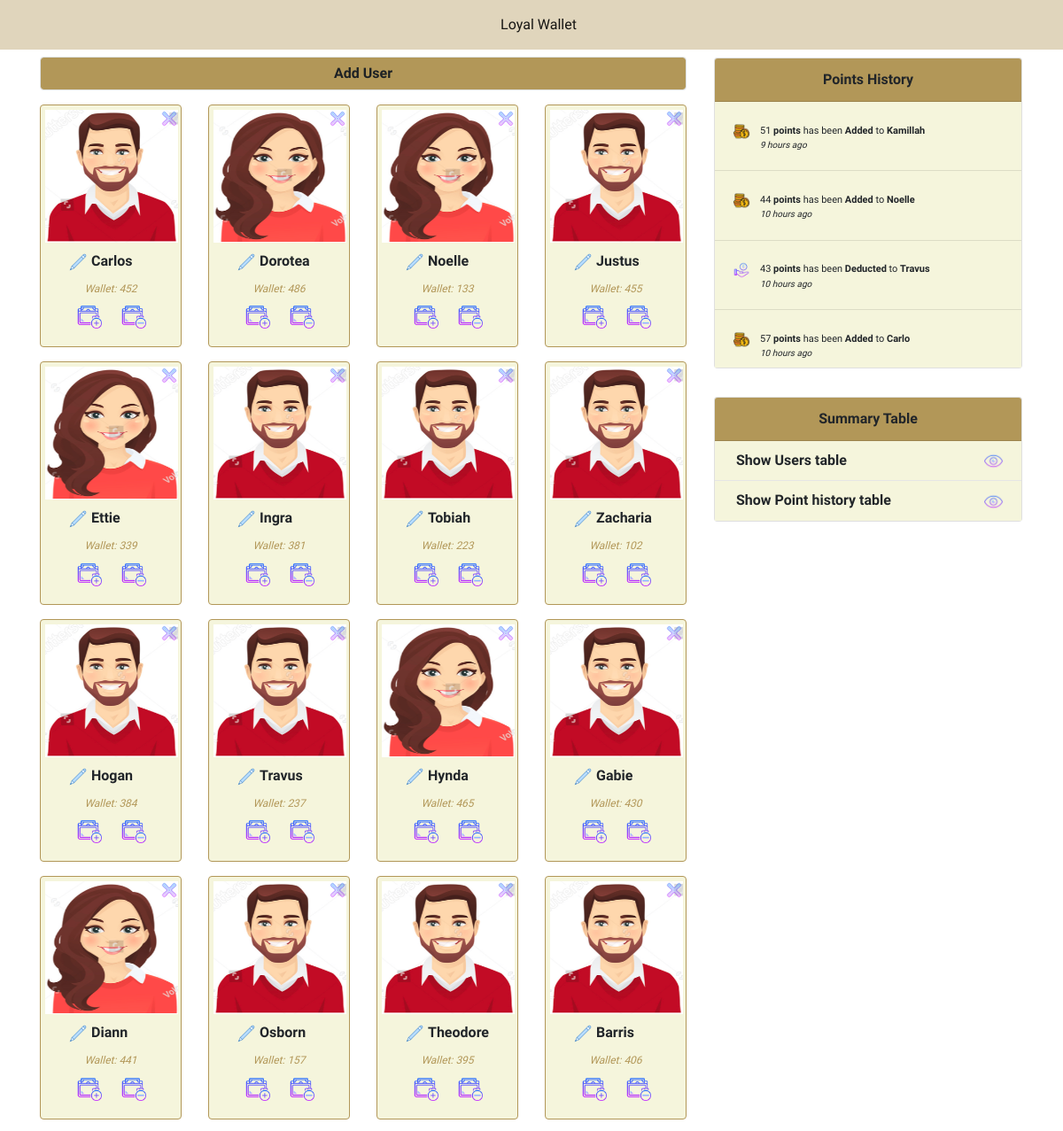
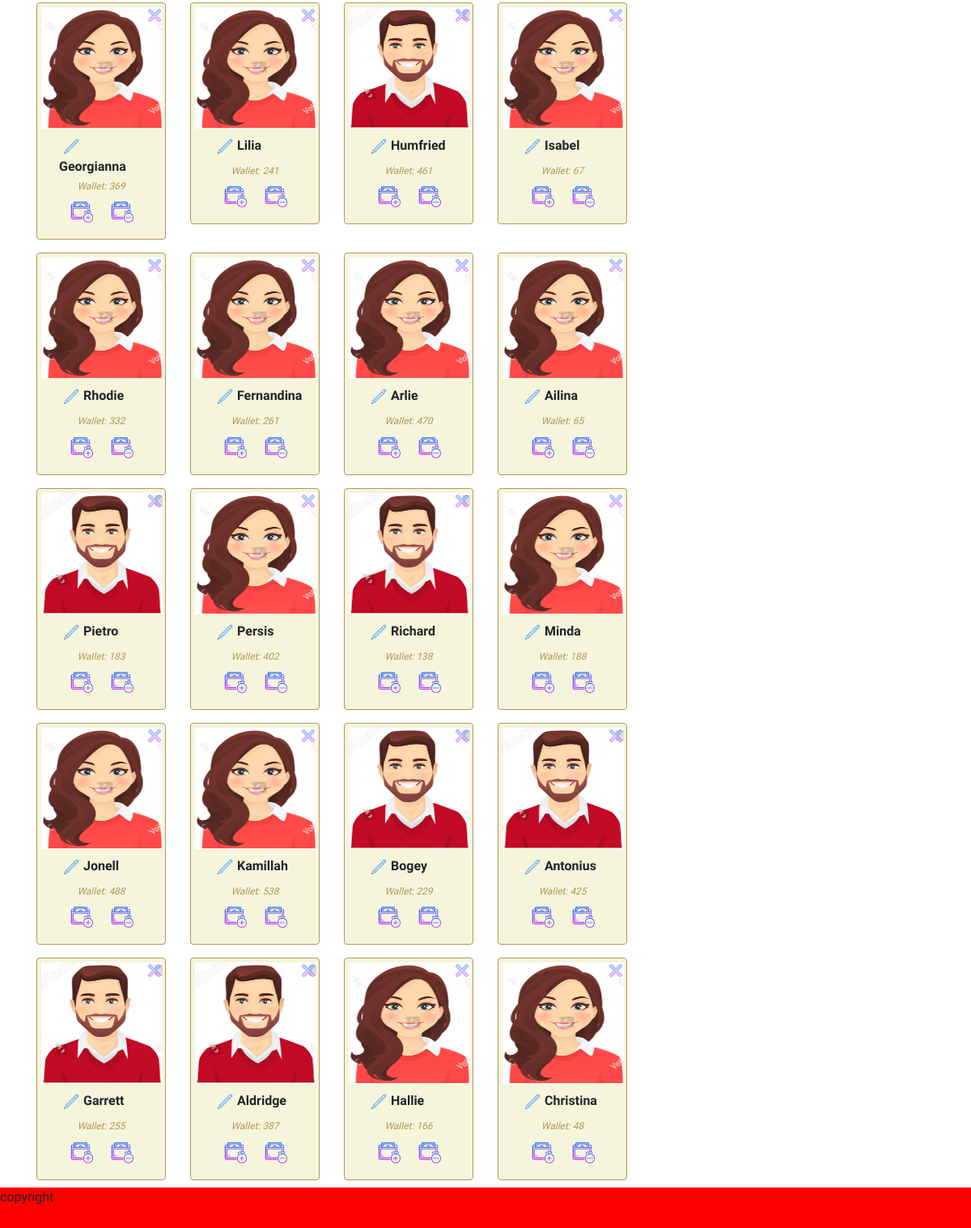
The app's page /views/user.php with its own data (2 pictures, top to bottom).
### tables this page shows
CREATE TABLE `users` (
  `user_id` int(11) NOT NULL,
  `first_name` varchar(50) DEFAULT NULL,
  `last_name` varchar(50) DEFAULT NULL,
  `sex` varchar(50) DEFAULT NULL,
  `remaining_points` int(11) DEFAULT NULL
);

CREATE TABLE `points_history` (
  `points_id` int(11) NOT NULL,
  `user_id` int(11) NOT NULL,
  `username` varchar(50) NOT NULL,
  `added_points` int(11) NOT NULL,
  `deducted_points` int(11) NOT NULL,
  `remarks` varchar(50) NOT NULL,
  `created_at` datetime NOT NULL
);

### model/Classes/ConnectDb.php (called while the page is built, shortened)
<?php
	Class ConnectDb {
		public function dbConnection() {
			$this->con = mysqli_connect("localhost", "root", "", "pointsystem");
			return $this->con;
		}
	}
?>

### model/Classes/CrudUser.php (the view, shortened to what this page needs)
<?php
	Class CrudUser {
		private $list_of_employees;
		private $points_history;
		public function __construct() {
			$connection = new ConnectDb();
			$this->con = $connection->dbConnection();
			$this->list_of_employees = mysqli_query($this->con, "SELECT * FROM users ORDER BY user_id DESC");
			$this->points_history = mysqli_query($this->con, "SELECT * FROM points_history ORDER BY points_id DESC");
		}
		public function getModal() {
			foreach($this->list_of_employees as $index => $emp) {
				?>
					</div>
					</div>
				<?php
			}
			return;
		}
				?>
				<?php
		public function getEmployeeCard() {
			foreach ($this->list_of_employees as $index => $emp) {
				?>
					<div class="col-lg-3">
						<div class="card card_user my-2" style="width: 10rem;">
						<div class="del_user delete" data-id="<?php echo $emp['user_id'] ?>">
							<img class="img_card_custom" src="../assets/img/icons/deluser.png" data-toggle="tooltip" title="Tap to delete this user" height="20" width="20" alt="Card image cap">
						</div>
							<?php
								if($emp['sex']=='Male') {
									?>
										<img class="img_card_custom" src="../assets/img/icons/malecasual.png" height="150" width="150" alt="Card image cap">
									<?php
								} else {
									?>
										<img class="img_card_custom" src="../assets/img/icons/femalecorp.png" height="150" width="150" alt="Card image cap">
									<?php
								}
							?>
							<div class="card-body">
								<h6 style="margin-top: -18px; margin-left:7px;"><img data-toggle="tooltip" title="Click to edit user" data-id="<?php echo $emp['user_id'] ?>" class="img_card_custom edit_user edit" src="../assets/img/icons/edituser.png" height="20" width="20" alt="Card image cap"><strong><?php echo $emp['first_name'] ?></strong></h6>
								<h6 class="info_card text-center"><em>Wallet: <?php echo $emp['remaining_points']; ?></em></h6>
								<div class="row text-center">
									<div class="col-lg-12">
										<img class="add_points mx-2" data-toggle="tooltip" title="Tap to add rewards" data-id="<?php echo $emp['user_id'] ?>" src="../assets/img/icons/wal.png" height="30" width="30" alt="">
										<img class="deduct_points mx-2" data-toggle="tooltip" title="Tap to deduct rewards" data-id="<?php echo $emp['user_id'] ?>" src="../assets/img/icons/addwa.png" height="30" width="30" alt="">
									</div>
								</div>
							</div>
						</div>
					</div>
				<?php
			}
		}
		public function getPointsHistory() {
				foreach($this->points_history as $index => $record) {
                    $created_at_date=new DateTime($record['created_at']);
                    $date_time_now = date("Y-m-d H:i:s");
                    $current_time = new DateTime($date_time_now);
                    $interval = $created_at_date->diff($current_time);
                    if($interval->y >= 1){
                        if($interval->y == 1){
                            $time_message = $interval->y . " year ago";
                        } else {
                            $time_message = $interval->y . " years ago";
                        }
                    } else if($interval->d >=1) {
                        if($interval->d ==1){
                            $time_message = "Yesterday";
                        } else {
                            $time_message = $interval->d . " days ago";
                       }
                    } else if($interval->h >=1){
                        if($interval->h ==1){
                            $time_message = $interval->h . " hour ago";
                        }
                        else {
                            $time_message = $interval->h . " hours ago";
                        }
                    } else if($interval->i >=1){
                        if($interval->i ==1){
                            $time_message = $interval->i . " minute ago";
                        }
                        else {
                            $time_message = $interval->i . " minutes ago";
                        }
					}
					?>
                    <div class="card-body" style="">
                        <div class="row justify-content">
							<?php
								if($record['remarks'] == 'Recieved'){
								?>
									<div class="col-md-1 mr-3"><img src="../assets/img/icons/recieved.png" height="20" width="20" alt=""></div>
									<div class="col-md-7" style="padding: 0 0 0 0 !important;">
										<h6 class="history_h" style="margin: 0 0 3px 0 !important;"><?php echo $record['added_points'] ?> <strong>points</strong> has been <strong>Added</strong> to <strong><?php echo $record['username']?></strong> </h6>
										<h6 class="history_h"><em style="font-size: 10px; "><?php echo $time_message?></em><h6>
									</div>
								<?php
								} else {
									?>
										<div class="col-md-1 mr-3"><img src="../assets/img/icons/redeem.png" height="20" width="20" alt=""></div>
										<div class="col-md-7" style="padding: 0 0 0 0 !important;">
											<h6 class="history_h" style="margin: 0 0 3px 0 !important;"><?php echo $record['deducted_points'] ?> <strong>points</strong> has been <strong>Deducted</strong> to <strong><?php echo $record['username']?></strong> </h6>
											<h6 class="history_h"><em style="font-size: 10px; "><?php echo $time_message?></em><h6>
										</div>
									<?php
								}
							?>
                        </div>
					</div>
					<hr style="margin:0; padding:0;">
				<?php
                }
		}
	}
?>

### partials/header.php (shortened to what this page needs)
<?php
	include('../model/Classes/ConnectDb.php');
	include('../model/Classes/CrudUser.php');
	$crud = new CrudUser();
?>
<!DOCTYPE html>
<html>
<head>
	<link rel="stylesheet" href="https://maxcdn.bootstrapcdn.com/bootstrap/4.0.0/css/bootstrap.min.css">
	<link rel="stylesheet" href="https://use.fontawesome.com/releases/v5.7.2/css/all.css">
	<link rel="stylesheet" type="text/css" href="../assets/css/style.css">
</head>
<body>
	<div class="wrapper">

### partials/nav.php (shortened to what this page needs)
<nav class="navbar navbar-expand-lg navbar-light bg-light text-center nav_css">
    <div class="container text-center">
        <div class="collapse navbar-collapse" id="navbarResponsive">
            <ul class="navbar-nav ml-auto mx-auto">
                <li class="nav-item active">
                    <a class="nav-link hover_a_nav" href="user.php">Loyal Wallet</a>
                </li>
            </ul>
        </div>
    </div>
</nav>

### views/user.php (shortened to what this page needs)
<?php include('../partials/header.php') ?>
<?php include('../partials/nav.php') ?>
	<div class="container">
		<div class="row">
			<div class="col-lg-8">
				<div class="create_user_btn my-2">
					<div class="row">
						<div class="col-lg-12 text-center">
							<button type="button" class="btn btn-primary form-control btn_add" data-toggle="modal" data-target="#add_modal">
								<strong>Add User</strong>
							</button>
						</div>
					</div>
				</div>
				<div class="employee_card">
					<div class="row">
						<?php $crud->getEmployeeCard(); ?>
					</div>
				</div>
			</div>
			<div class="col-lg-4">
					<nav class="point_history card nav sticky-top my-2">
						<div class="card mb-2">
							<div class="card-header ch_custom text-center"><strong>Points History</strong></div>
							<div class="for_scroll">
								<?php $crud->getPointsHistory(); ?>
							</div>
						</div>
						<br>
						<div class="card">
							<div class="card-header ch_custom text-center"><strong>Summary Table</strong></div>
							<div class="card-body summary_table pl-4" style="padding: 10px">
								<div class="row justify-content">
									<div class="col-lg-12 summary">
										<strong>Show Users table</strong>
										<em class="users_view"  style="cursor: pointer; position:relative; left: 48%;" data-toggle="tooltip" title="Tap to view Users table"><img data-toggle="modal" data-target="#view_users_modal"  src="../assets/img/icons/eye1.png" height="23" width="23" alt=""></em>
									</div>
								</div>
							</div>
							<div class="card-body summary_table pl-4" style="padding: 10px">
								<div class="row justify-content">
									<div class="col-lg-12 summary">
										<strong>Show Point history table</strong>
										<em class="history_view"  style="cursor: pointer; position:relative; left: 32%;" data-toggle="tooltip" title="Tap to view Points history table"><img data-toggle="modal" data-target="#view_history_modal"  src="../assets/img/icons/eye1.png" height="23" width="23" alt=""></em>
									</div>
								</div>
							</div>
						</div>
					</nav>
			</div>
			<div class="col-lg-12">
				<?php
					$crud->getModal();
				?>
<?php include('../partials/footer.php') ?>

### partials/footer.php (shortened to what this page needs)
		<div class="push"></div>
	<footer class="footer"> copyright </footer>
</body>
</html>

### assets/css/style.css (style rules this page uses)
html, body { font-family: 'Play', sans-serif; height: 100%; margin: 0; }
.wrapper { min-height: 100%; margin-bottom: -50px; }
.footer, .push { height: 50px; }
.footer { background-color: red; }
.nav_css { background-color: #b2975866 !important; }
.btn_add { color: #1d2124 !important; background-color: white !important; border-color: #dee1e4 !important; }
.btn_add { background-color: #b29758 !important; }
.img_card_custom { margin: 5px; }
.info_card { font-size: 12px; color: #b29758 !important; }
.card_user { border-color: #b29758 !important; background: beige; }
.add_points, .deduct_points { cursor: pointer; }
.ch_custom { background: #b29758 !important; }
.edit_user { cursor: pointer; }
.del_user { position: absolute; left: 130px; cursor: pointer; }
.point_history { border-color: #fff !important; }
.history_h { font-size: 11px !important; position:relative; top:15%; }
.for_scroll { background-color: beige; height: 300px; width: 100%; overflow-y: auto; }
.summary_table { background-color: beige; }
.summary { position:relative; top:56%; }

### records on screen
users: first_name "Carlos", remaining_points "452"
users: first_name "Dorotea", remaining_points "486"
users: first_name "Noelle", remaining_points "133"
users: first_name "Justus", remaining_points "455"
users: first_name "Ettie", remaining_points "339"
users: first_name "Ingra", remaining_points "381"
users: first_name "Tobiah", remaining_points "223"
users: first_name "Zacharia", remaining_points "102"
users: first_name "Hogan", remaining_points "384"
users: first_name "Travus", remaining_points "237"
users: first_name "Hynda", remaining_points "465"
users: first_name "Gabie", remaining_points "430"
users: first_name "Diann", remaining_points "441"
users: first_name "Osborn", remaining_points "157"
users: first_name "Theodore", remaining_points "395"
users: first_name "Barris", remaining_points "406"
users: first_name "Georgianna", remaining_points "369"
users: first_name "Lilia", remaining_points "241"
users: first_name "Humfried", remaining_points "461"
users: first_name "Isabel", remaining_points "67"
users: first_name "Rhodie", remaining_points "332"
users: first_name "Fernandina", remaining_points "261"
users: first_name "Arlie", remaining_points "470"
users: first_name "Ailina", remaining_points "65"
users: first_name "Pietro", remaining_points "183"
users: first_name "Persis", remaining_points "402"
users: first_name "Richard", remaining_points "138"
users: first_name "Minda", remaining_points "188"
users: first_name "Jonell", remaining_points "488"
users: first_name "Kamillah", remaining_points "538"
users: first_name "Bogey", remaining_points "229"
users: first_name "Antonius", remaining_points "425"
users: first_name "Garrett", remaining_points "255"
users: first_name "Aldridge", remaining_points "387"
users: first_name "Hallie", remaining_points "166"
users: first_name "Christina", remaining_points "48"
points_history: added_points "51", username "Kamillah", created_at "9 hours ago"
points_history: added_points "44", username "Noelle", created_at "10 hours ago"
points_history: deducted_points "43", username "Travus", created_at "10 hours ago"
points_history: added_points "57", username "Carlo", created_at "10 hours ago"
